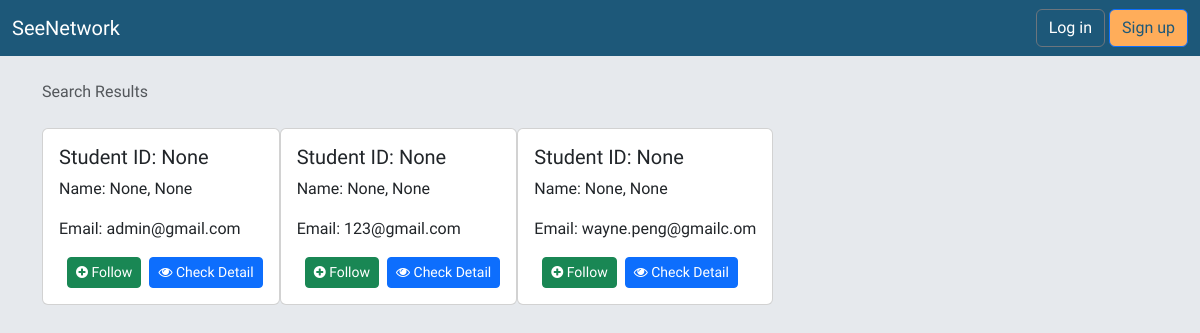
The app's page /search/ with its own data.
### accounts/models.py (models this page shows, shortened)
class CustomUser(AbstractUser):
    student_id = models.CharField(max_length=10, unique=True, blank=True, null=True)
    first_name = models.CharField(max_length=30, blank=True, null=True)
    last_name = models.CharField(max_length=30, blank=True, null=True)
    nick_name = models.CharField(max_length=30, blank=True, null=True)
    gender = models.CharField(max_length=1, default='n', choices=Gender.choices)
    department = models.CharField(max_length=10, blank=True, null=True, choices=Department.choices)
    slug = models.SlugField(max_length=25, verbose_name='User Slug', unique=True)
    class Meta:
        verbose_name = 'User'
        verbose_name_plural = 'Users'

### network/views.py (the view)
# urls.py: path('search/', views.search_users, name='search_users'),
def search_users(request):
    query = request.GET.get('q', '')
    user=request.user
    results = User.objects.filter(Q(username__icontains=query) | Q(first_name__icontains=query) | Q(last_name__icontains=query) | Q(nick_name__icontains=query) | Q(email__icontains=query) | Q(student_id__icontains=query)).exclude(id=user.id)
    request_has_sent = list()
    friends = list()
    for result in results:
        if FriendRequest.objects.filter(sender=user.id, receiver=result.id, status="pending").first():
            request_has_sent.append(result)
        if Relationship.objects.filter(user=user.id, friend=result.id).first():
            friends.append(result)
    return render(
            request,
            'search_results.html',
            {
                'results': results,
                'query': query,
                'request_has_sent': request_has_sent,
                'friends': friends,
                })

### templates/search_results.html (shortened to what this page needs)
{% extends 'base.html' %}
{% block breadcrumb %}
  <li class="breadcrumb-item active">Search Results</li>
{% endblock %}
{% block content %}
  {% if results %}
    <div class="card-group">
      {% for user in results %}
        <form id="search-result-{{user.id}}" method="post" action="{% url 'send_friend_request' user.id%}">
          {% include 'includes/choice_relation.html' %}
        </form>
      {% endfor %}
    </div>
  {% endif %}
{% endblock %}

### templates/includes/choice_relation.html
<div class="card mb-3">
    <div class="card-body">
        <h5 class="card-title">Student ID: {{ user.student_id }}</h5>
        <p class="card-text">Name: {{ user.first_name }}, {{ user.last_name }}</p>
        <p class="card-text">Email: {{ user.email }}</p>
        <div id="friend-request" class="d-flex align-items-center">
            <button id="friend-request-button-{{user.id}}" type="button" onclick="friendRequest({{user.id}})" class="btn btn-success btn-sm ms-2">
                <i id="friend-request-icon-{{user.id}}" class="fa fa-plus-circle"></i><span id="friend-request-text-{{user.id}}"> {% if user in request_has_sent %} Unfollow {% else %} Follow {% endif %}</span>
            </button>
            <a href="{% url 'profile_view' user.slug  %}" class="btn btn-primary btn-sm ms-2" role="button">
                <i class="fa fa-eye"></i> Check Detail
            </a>
        </div>
    </div>
</div>

### static/css/dark-light.css (style rules this page uses)
@media (prefers-color-scheme: light) { body { background: #809DA5; } }

### static/css/nav.css (style rules this page uses)
body { font-family: "Roboto", sans-serif; background: #E6E9ED; min-height: 100vh; position: relative; }

### templates/base.html (style rules this page uses)
body { font-family: 'sans-hant'; }

### records on screen
CustomUser: student_id "None", first_name "None", last_name "None", email "admin@gmail.com"
CustomUser: student_id "None", first_name "None", last_name "None", email "123@gmail.com"
CustomUser: student_id "None", first_name "None", last_name "None", email "wayne.peng@gmailc.om"
